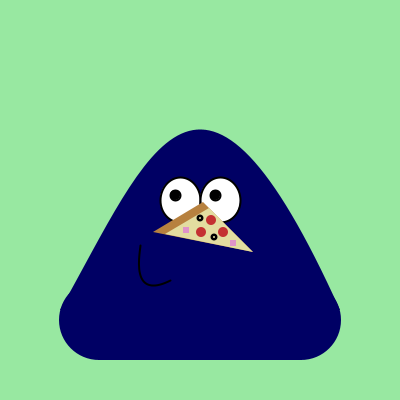
Frame 1 (no input)
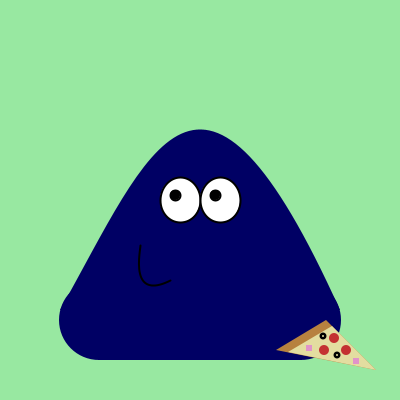
Frame 60 (the mouse pressed at the canvas centre just before this capture)
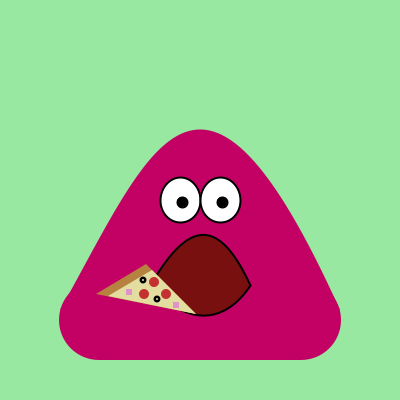
Frame 120 (the mouse held since frame 60 and released just before this capture)

The Processing sketch that drew these frames (run headless with seeded random() and noise(); from frame 60 on, the mouse is pressed at the canvas centre):

// Processing sketch: processing_97089
// ── processing_97089.pde

/*JÚLIA DUCAT HINOJOSA
Pràctica 3b:Condicionals
INFORMÀTICA
grup 02
2n GEDI 2012-2013
*/

//Declaració de variables
int posX, posY, velX,velY;
int xur=10;
int pern=6;
int oliv=7;
int oliv2=2;

int posullX;
int posullY;
int velullX;
int velullY;

color colorXY;
color color1;

void setup(){//Configuració de la pàgina
  size(400,400);//dimensions de pantalla
  
  //Inicialització de les variables
  posX=width/2;
  posY=height/2;
  posullX=width/2;
  posullY=height/2;
  
  velX=int (random(2,4));//velocitat aleatòria
  velY=int (random(2,4));
  noStroke();
  }

void draw(){ //Configuració dibuix
  color1=color(152,232,161);//definició color de fons de pantalla
  background(color1);
  
  //POU
  colorXY=color(mouseX-5,mouseY-255,100);
  fill(colorXY);
  bezier(60,310,150,150,200,0,340,310);
  ellipse(99,320,80,80);
  ellipse(301,320,80,80);
  rect(99,240,202,120);
  
    
  //format ulls
  fill(255);
  stroke(0);
  strokeWeight(2);
  ellipse((width/2)-20,height/2,40,45);
  ellipse((width/2)+20,height/2,40,45);
  

  //ninetes
  fill(0);
  ellipse(175+mouseX/28,195+mouseY/28,10,10);
  ellipse(215+mouseX/28,195+mouseY/28,10,10);
  noFill();
  
 
  //boca
  if(mousePressed==true) {
     fill(121,16,16);
     bezier(150,285,180,320,220,330,250,285);
     bezier(150,285,190,215,220,220,250,285);
  } else {
  bezier(140,245,139,255,130,300,170,280);
  }
 
  //actualitzem posicions
  posX=posX+velX;
  posY=posY+velY;
  
  //tros pizza
  noStroke();
  fill(183,129,63);//pà
  triangle(posX,posY,posX+50,posY+50,posX-50,posY+30);
  fill(227,221,160);//motzzarella
  triangle(posX+6,posY+6,posX+50,posY+50,posX-38,posY+32);
  fill(196,49,49);//xuriço
  ellipse(posX-2,posY+30,xur,xur);
  ellipse(posX+20,posY+30,xur,xur);
  ellipse(posX+8,posY+18,xur,xur);
  fill(224,147,201);//pernil
  rect(posX-20,posY+25,pern,pern);
  rect(posX+27,posY+38,pern,pern);
  fill(0);//olives
  ellipse(posX+11,posY+35,oliv,oliv);
  ellipse(posX-3,posY+16,oliv,oliv);
  fill(227,221,160);
  ellipse(posX+11,posY+35,oliv2,oliv2);
  ellipse(posX-3,posY+16,oliv2,oliv2);


  //comrovem la posició de la x (rebot)
  if((posX<50)||(posX>width-50)){
    velX=-velX;
  }
  //comprvem la posició de la Y (rebot)
  if((posY<0)||(posY>height-50)){
    velY=-velY;
  }
}
